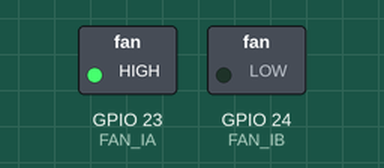
The program below on a simulated Raspberry Pi (BCM pin numbers). On the bench: switched loads named in the program (green lamp = pin HIGH).

Above: at 2.0 s.
At 8.0 s:
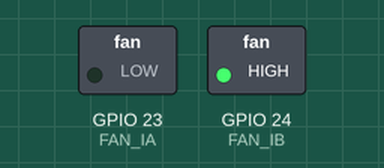
At 11.0 s:
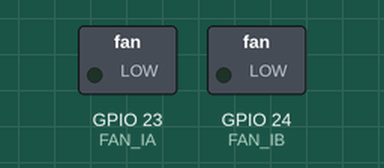
Timing chart, 0 to 15.6 s (numbered marks = the images above):
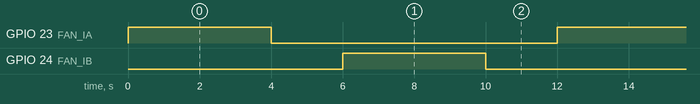

The program:

DCmodule.py
```python
import RPi.GPIO as GPIO
import Motor_Module as MOTOR

FAN_IA = 23 #physic 16
FAN_IB = 24 #physic 18

GPIO.setmode(GPIO.BCM)
GPIO.setwarnings(False)
GPIO.setup(FAN_IA, GPIO.OUT)
GPIO.setup(FAN_IB, GPIO.OUT)


if __name__ == "__main__" :
    try :
        while True :
            MOTOR.LeftRotate(GPIO, FAN_IA, FAN_IB)
            MOTOR.WaitRotate(GPIO, FAN_IA, FAN_IB)
            MOTOR.RightRotate(GPIO, FAN_IA, FAN_IB)
            MOTOR.WaitRotate(GPIO, FAN_IA, FAN_IB)

    except :
        GPIO.cleanup()
        print("end")
```

Motor_Module.py
```python
import time

def LeftRotate(GPIO, FAN_IA, FAN_IB) :
    GPIO.output(FAN_IA, True)
    GPIO.output(FAN_IB, False)
    time.sleep(4)

def RightRotate(GPIO, FAN_IA, FAN_IB) :
    GPIO.output(FAN_IB, True)
    GPIO.output(FAN_IA, False)
    time.sleep(4)

def WaitRotate(GPIO, FAN_IA, FAN_IB) :
    GPIO.output(FAN_IA, False)
    GPIO.output(FAN_IB, False)
    time.sleep(2)
```

Measured:
- by itself, GPIO 23 (FAN_IA), GPIO 24 (FAN_IB): alternates HIGH for 4.0 s and LOW for 8.0 s
- by itself, everything shown: repeats every 12.0 s, in 4 steps
